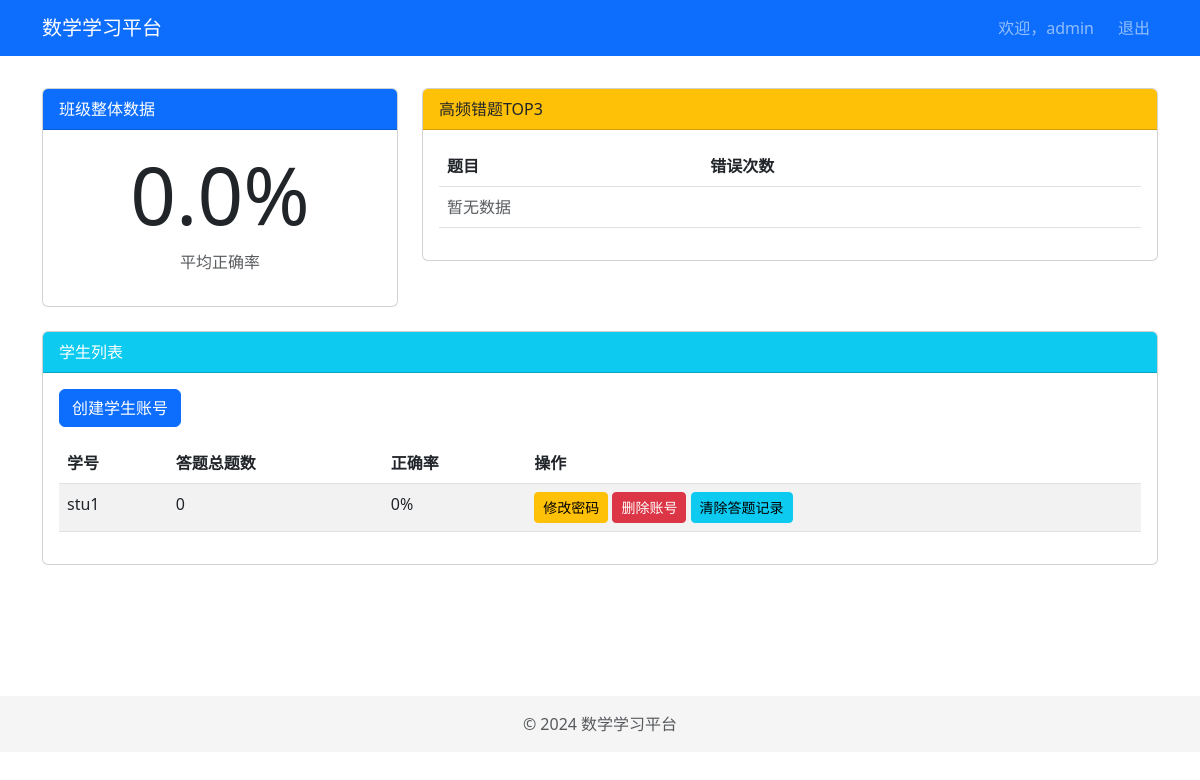
The app's page /teacher (signed in), older data.
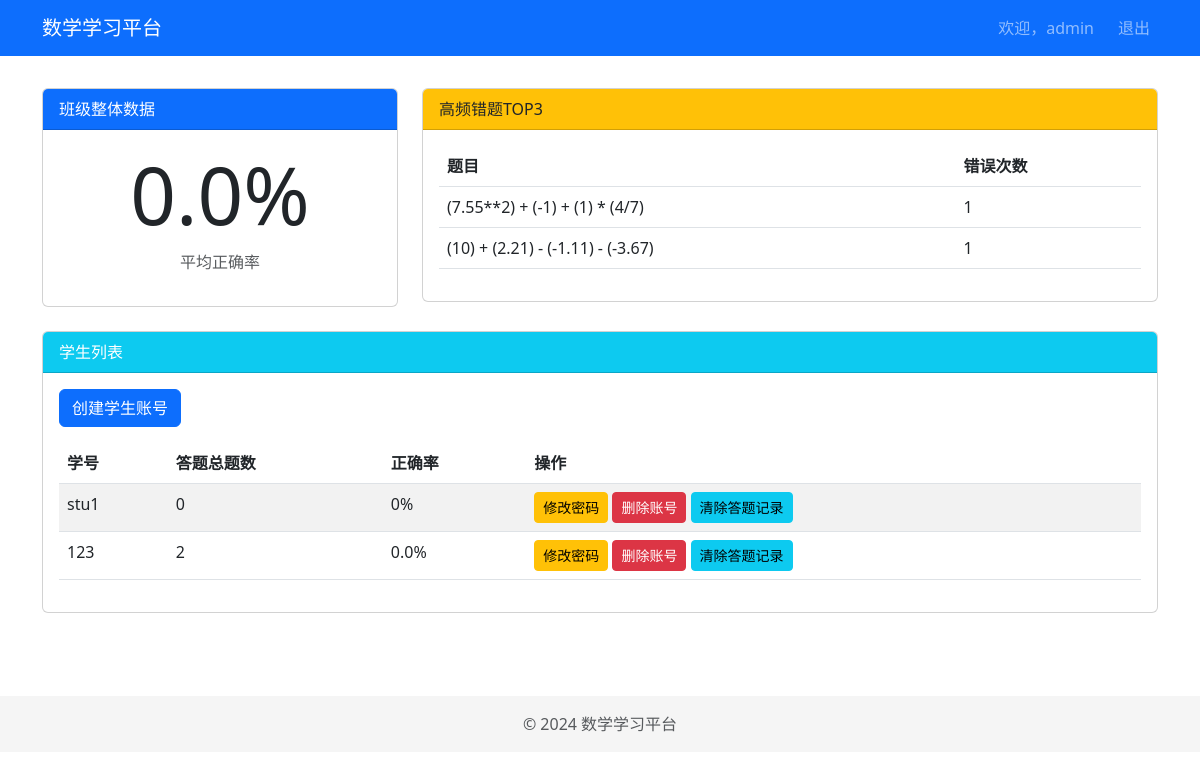
The same page, newer data.
### app/models.py (models this page shows, shortened)
class User(UserMixin, db.Model):
    id = db.Column(db.Integer, primary_key=True)
    username = db.Column(db.String(64), unique=True, index=True)
    password_hash = db.Column(db.String(128))
    role = db.Column(db.String(10))  # student/teacher
    last_active = db.Column(db.DateTime, default=lambda: datetime.now(timezone.utc))
    answers = db.relationship('AnswerRecord', backref='author', lazy='dynamic')

### app/routes.py (the view)
@bp.route('/teacher')
@login_required
def teacher():
    if current_user.role != 'teacher':
        flash('权限不足', 'danger')
        return redirect(url_for('main.student'))
    students = User.query.filter_by(role='student').all()
    accuracy = db.session.query(
        db.func.avg(db.cast(AnswerRecord.is_correct, db.Float)) * 100
    ).scalar() or 0.0
    common_errors = db.session.query(
        Problem.expression,
        db.func.count(AnswerRecord.id)
    ).join(AnswerRecord)\
     .filter(AnswerRecord.is_correct == False)\
     .group_by(Problem.expression)\
     .order_by(db.func.count(AnswerRecord.id).desc())\
     .limit(3).all()
    student_stats = []
    for student in students:
        total_answers = AnswerRecord.query.filter_by(user_id=student.id).count()
        correct_answers = AnswerRecord.query.filter_by(user_id=student.id, is_correct=True).count()
        if total_answers > 0:
            student_accuracy = (correct_answers / total_answers) * 100
        else:
            student_accuracy = 0
        student_stats.append({
            'student': student,
            'total_answers': total_answers,
            'accuracy': student_accuracy
        })
    return render_template('teacher.html',
                         students=students,
                         accuracy=round(accuracy, 2),
                         common_errors=common_errors,
                         student_stats=student_stats)

### app/routes.py (called while the page is built)
@login_manager.user_loader
def load_user(user_id):
    return db.session.get(User, int(user_id))  # 使用新版查询方式

### templates/teacher.html (shortened to what this page needs)
{% extends "base.html" %}
{% block content %}
<div class="row">
    <div class="col-md-4">
        <div class="card mb-4">
            <div class="card-header bg-primary text-white">
                班级整体数据
            </div>
            <div class="card-body">
                <h1 class="display-1 text-center">{{ accuracy }}%</h1>
                <p class="text-center text-muted">平均正确率</p>
            </div>
        </div>
    </div>
    <div class="col-md-8">
        <div class="card mb-4">
            <div class="card-header bg-warning text-dark">
                高频错题TOP3
            </div>
            <div class="card-body">
                <table class="table table-hover">
                    <thead>
                        <tr>
                            <th>题目</th>
                            <th>错误次数</th>
                        </tr>
                    </thead>
                    <tbody>
                        {% for error in common_errors %}
                        <tr>
                            <td>{{ error[0] }}</td>
                            <td>{{ error[1] }}</td>
                        </tr>
                        {% else %}
                        <tr>
                            <td colspan="2" class="text-muted">暂无数据</td>
                        </tr>
                        {% endfor %}
                    </tbody>
                </table>
            </div>
        </div>
    </div>
</div>
<div class="card">
    <div class="card-header bg-info text-white">
        学生列表
    </div>
    <div class="card-body">
        <a href="{{ url_for('main.create_student') }}" class="btn btn-primary mb-3">创建学生账号</a>
        <table class="table table-striped">
            <thead>
                <tr>
                    <th>学号</th>
                    <th>答题总题数</th>
                    <th>正确率</th>
                    <th>操作</th>
                </tr>
            </thead>
            <tbody>
                {% for stat in student_stats %}
                <tr>
                    <td>{{ stat.student.username }}</td>
                    <td>{{ stat.total_answers }}</td>
                    <td>{{ stat.accuracy|round(2) }}%</td>
                    <td>
                        <a href="{{ url_for('main.change_password', student_id=stat.student.id) }}" class="btn btn-warning btn-sm">修改密码</a>
                        <a href="{{ url_for('main.delete_student', student_id=stat.student.id) }}" class="btn btn-danger btn-sm">删除账号</a>
                        <a href="{{ url_for('main.clear_records', student_id=stat.student.id) }}" class="btn btn-info btn-sm">清除答题记录</a>
                    </td>
                </tr>
                {% endfor %}
            </tbody>
        </table>
    </div>
</div>
{% endblock %}

### templates/base.html (shortened to what this page needs)
<!DOCTYPE html>
<html lang="zh-CN">
<head>
    <link href="https://cdn.jsdelivr.net/npm/bootstrap@5.3.0/dist/css/bootstrap.min.css" rel="stylesheet">
</head>
<body>
    <nav class="navbar navbar-expand-lg navbar-dark bg-primary">
        <div class="container">
            <a class="navbar-brand" href="/">数学学习平台</a>
            <div class="navbar-collapse">
                <div class="navbar-nav ms-auto">
                    {% if current_user.is_authenticated %}
                    <span class="navbar-text me-3">欢迎，{{ current_user.username }}</span>
                    <a class="nav-link" href="{{ url_for('main.logout') }}">退出</a>
                    {% endif %}
                </div>
            </div>
        </div>
    </nav>
    <div class="container main-container">
        {% block content %}{% endblock %}
    </div>
    <footer class="footer">
        <div class="container text-center">
            <span class="text-muted">© 2024 数学学习平台</span>
        </div>
    </footer>
</body>
</html>

### templates/base.html (style rules this page uses)
.main-container { margin-top: 2rem; min-height: 70vh; }
.footer { margin-top: 3rem; padding: 1rem 0; background-color: #f5f5f5; }

Row changes from the older to the newer data that the page shows:
added User: student.username "123"
Text that changed along with them:
new list line: "(7.55**2) + (-1) + (1) * (4/7) 1"
new list line: "(10) + (2.21) - (-1.11) - (-3.67) 1"
new list line: "2 0.0 % 修改密码 删除账号 清除答题记录"
text no longer shown: "暂无数据"
